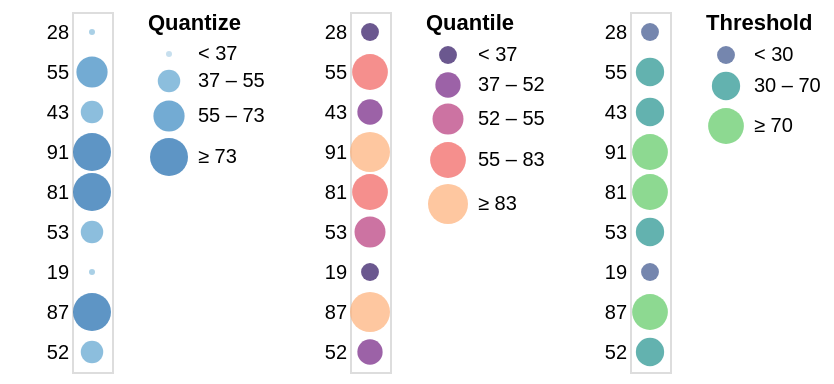

Describe this chart as a Vega-Lite specification.
### Vega specification from a JSON file in a GitHub repository (floating-point values rounded to 4 significant figures)
{"$schema": "https://vega.github.io/schema/vega/v5.json", "description": "Horizontally concatenated charts that show different types of discretizing scales.", "autosize": "pad", "padding": 5, "data": [{"name": "source_0", "values": [{"a": "A", "b": 28}, {"a": "B", "b": 55}, {"a": "C", "b": 43}, {"a": "D", "b": 91}, {"a": "E", "b": 81}, {"a": "F", "b": 53}, {"a": "G", "b": 19}, {"a": "H", "b": 87}, {"a": "I", "b": 52}]}], "signals": [{"name": "concat_0_width", "value": 20}, {"name": "concat_0_y_step", "value": 20}, {"name": "concat_0_height", "update": "bandspace(domain('concat_0_y').length, 1, 0.5) * concat_0_y_step"}, {"name": "concat_1_width", "value": 20}, {"name": "concat_1_y_step", "value": 20}, {"name": "concat_1_height", "update": "bandspace(domain('concat_1_y').length, 1, 0.5) * concat_1_y_step"}, {"name": "concat_2_width", "value": 20}, {"name": "concat_2_y_step", "value": 20}, {"name": "concat_2_height", "update": "bandspace(domain('concat_2_y').length, 1, 0.5) * concat_2_y_step"}], "layout": {"padding": {"row": 10, "column": 10}, "bounds": "full", "align": "each"}, "marks": [{"type": "group", "name": "concat_0_group", "style": "cell", "encode": {"update": {"width": {"signal": "concat_0_width"}, "height": {"signal": "concat_0_height"}}}, "marks": [{"name": "concat_0_marks", "type": "symbol", "style": ["circle"], "from": {"data": "source_0"}, "encode": {"update": {"opacity": {"value": 0.7}, "fill": [{"test": "datum[\"b\"] === null || isNaN(datum[\"b\"])", "value": null}, {"scale": "concat_0_color", "field": "b"}], "tooltip": {"signal": "{\"b\": ''+datum[\"b\"], \"Quantize\": format(datum[\"b\"], \"\")}"}, "x": {"signal": "concat_0_width", "mult": 0.5}, "y": {"scale": "concat_0_y", "field": "b"}, "size": {"scale": "concat_0_size", "field": "b"}, "shape": {"value": "circle"}}}}], "axes": [{"scale": "concat_0_y", "orient": "left", "grid": false, "domain": false, "ticks": false, "zindex": 1}], "legends": [{"title": "Quantize", "fill": "concat_0_color", "gradientLength": {"signal": "clamp(concat_0_height, 64, 200)"}, "encode": {"symbols": {"update": {"shape": {"value": "circle"}, "opacity": {"value": 0.7}}}}, "size": "concat_0_size"}]}, {"type": "group", "name": "concat_1_group", "style": "cell", "encode": {"update": {"width": {"signal": "concat_1_width"}, "height": {"signal": "concat_1_height"}}}, "marks": [{"name": "concat_1_marks", "type": "symbol", "style": ["circle"], "from": {"data": "source_0"}, "encode": {"update": {"opacity": {"value": 0.7}, "fill": [{"test": "datum[\"b\"] === null || isNaN(datum[\"b\"])", "value": null}, {"scale": "concat_1_color", "field": "b"}], "tooltip": {"signal": "{\"b\": ''+datum[\"b\"], \"Quantile\": format(datum[\"b\"], \"d\")}"}, "x": {"signal": "concat_1_width", "mult": 0.5}, "y": {"scale": "concat_1_y", "field": "b"}, "size": {"scale": "concat_1_size", "field": "b"}, "shape": {"value": "circle"}}}}], "axes": [{"scale": "concat_1_y", "orient": "left", "grid": false, "domain": false, "ticks": false, "zindex": 1}], "legends": [{"format": "d", "title": "Quantile", "fill": "concat_1_color", "gradientLength": {"signal": "clamp(concat_1_height, 64, 200)"}, "labelOverlap": "greedy", "encode": {"symbols": {"update": {"shape": {"value": "circle"}, "opacity": {"value": 0.7}}}}, "size": "concat_1_size"}]}, {"type": "group", "name": "concat_2_group", "style": "cell", "encode": {"update": {"width": {"signal": "concat_2_width"}, "height": {"signal": "concat_2_height"}}}, "marks": [{"name": "concat_2_marks", "type": "symbol", "style": ["circle"], "from": {"data": "source_0"}, "encode": {"update": {"opacity": {"value": 0.7}, "fill": [{"test": "datum[\"b\"] === null || isNaN(datum[\"b\"])", "value": null}, {"scale": "concat_2_color", "field": "b"}], "tooltip": {"signal": "{\"b\": ''+datum[\"b\"], \"Threshold\": format(datum[\"b\"], \"\")}"}, "x": {"signal": "concat_2_width", "mult": 0.5}, "y": {"scale": "concat_2_y", "field": "b"}, "size": {"scale": "concat_2_size", "field": "b"}, "shape": {"value": "circle"}}}}], "axes": [{"scale": "concat_2_y", "orient": "left", "grid": false, "domain": false, "ticks": false, "zindex": 1}], "legends": [{"title": "Threshold", "fill": "concat_2_color", "gradientLength": {"signal": "clamp(concat_2_height, 64, 200)"}, "labelOverlap": "greedy", "encode": {"symbols": {"update": {"shape": {"value": "circle"}, "opacity": {"value": 0.7}}}}, "size": "concat_2_size"}]}], "scales": [{"name": "concat_0_y", "type": "point", "domain": {"data": "source_0", "field": "b"}, "range": {"step": {"signal": "concat_0_y_step"}}, "padding": 0.5}, {"name": "concat_0_color", "type": "quantize", "domain": {"data": "source_0", "field": "b"}, "range": "ramp", "zero": true, "interpolate": "hcl"}, {"name": "concat_0_size", "type": "quantize", "domain": {"data": "source_0", "field": "b"}, "range": {"signal": "sequence(9, 361 + (361 - 9) / (4 - 1), (361 - 9) / (4 - 1))"}, "zero": false}, {"name": "concat_1_y", "type": "point", "domain": {"data": "source_0", "field": "b"}, "range": {"step": {"signal": "concat_1_y_step"}}, "padding": 0.5}, {"name": "concat_1_color", "type": "quantile", "domain": {"data": "source_0", "field": "b"}, "range": {"scheme": "magma"}, "interpolate": "hcl"}, {"name": "concat_1_size", "type": "quantile", "domain": {"data": "source_0", "field": "b"}, "range": [80, 160, 240, 320, 400]}, {"name": "concat_2_y", "type": "point", "domain": {"data": "source_0", "field": "b"}, "range": {"step": {"signal": "concat_2_y_step"}}, "padding": 0.5}, {"name": "concat_2_color", "type": "threshold", "domain": [30, 70], "range": {"scheme": "viridis"}, "interpolate": "hcl"}, {"name": "concat_2_size", "type": "threshold", "domain": [30, 70], "range": [80, 200, 320]}], "config": {"axisY": {"minExtent": 30}}}
